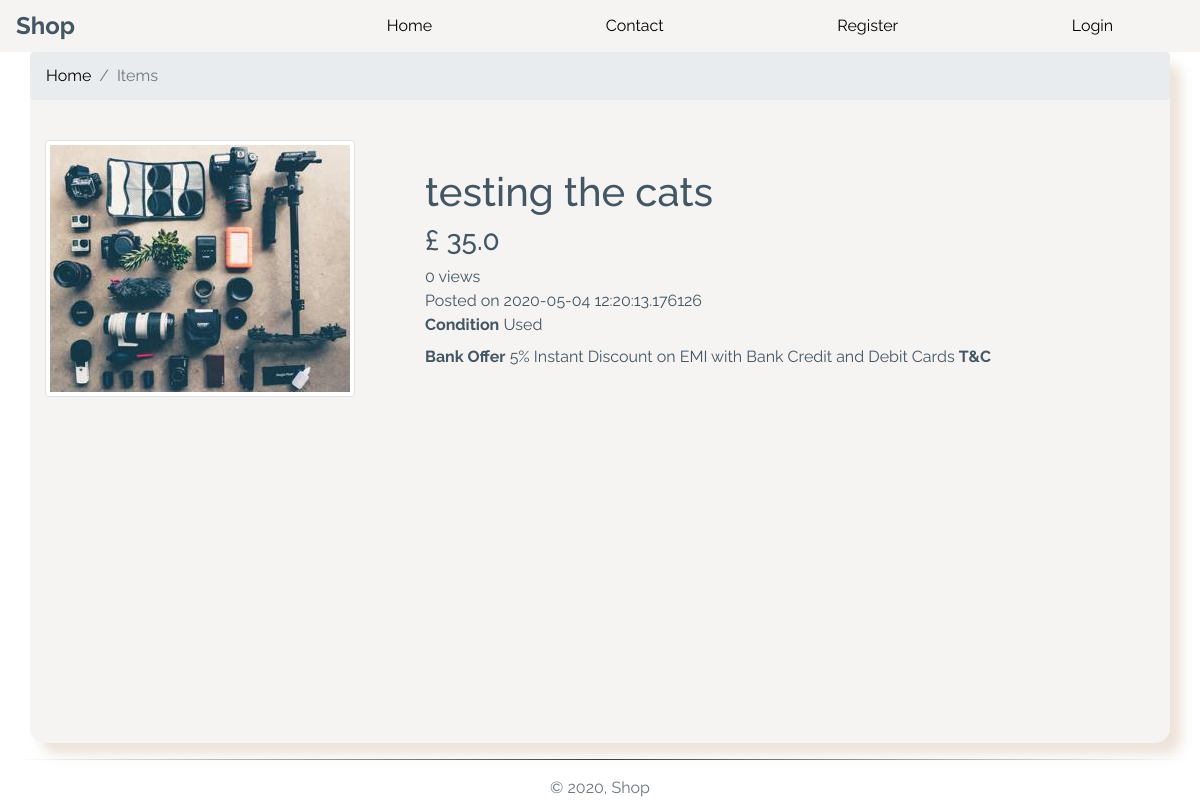
The page /item/11 on the database its author committed.
### app/models.py (models this page shows, shortened)
class Item(db.Model):
    __tablename__ = "items"
    id = db.Column(db.Integer, primary_key=True)
    title = db.Column(db.String(100), unique=False, nullable=False)
    description = db.Column(db.Text, unique=False, nullable=False)
    quantity = db.Column(db.Integer, unique=False, nullable=False, default=1)
    item_location = db.Column(db.String(50), unique=False, nullable=False)
    condition = db.Column(db.String(50), unique=False, nullable=False)
    price = db.Column(db.Float, unique=False, nullable=False)
    date_posted = db.Column(db.DateTime, default=datetime.now)
    item_views = db.Column(db.Integer, default=0)
    image_file = db.Column(db.String(80), nullable=False,
                           default='default-item.jpg')
    sold = db.Column(db.Boolean, default=False)
    terms = db.Column(db.Boolean, default=True)
    owner_id = db.Column(db.Integer, db.ForeignKey("users.id"))
    owner = db.relationship("User", back_populates="items")
    category_id = db.Column(db.Integer, db.ForeignKey("categories.id"))
    category = db.relationship("Category", back_populates="item_cat")

### app/routes.py (the view)
@app.route("/item/<item_id>", methods=["GET", "POST"])
def item(item_id):
    item = Item.query.filter_by(id=item_id).first_or_404()
    image_file = url_for('static', filename='img/items/' + item.image_file)
    return render_template("item_details.html", title="Item Details", item=item, image_file=image_file)

### app/routes.py (called while the page is built)
@app.before_request
def before_request():
    if current_user.is_authenticated:
        current_user.last_seen = datetime.utcnow()
        db.session.commit()

### app/templates/item_details.html
{% extends "layout.html" %}
{% block content %}
<div id="item" class="container h-100">
	<div class="row">
		<div class="col-12">
			<div class="row">
				<div class="header-navigation col-12">
					<nav>
						<ol class="breadcrumb">
							<li class="breadcrumb-item"><a href="{{url_for("index")}}">Home</a></li>
							<li class="breadcrumb-item active" aria-current="page">Items</li>
						</ol>
					</nav>
				</div>
			</div>
			<div class="row mt-4 justify-content-center align-items-center">
				<div class="col-md-4" aria-labelledby="item-picture">
					<img class="img-fluid img-thumbnail " src="{{image_file}}" />
				</div>
				<div class="col-md-8">
					<h1>
						{{item.title}}
					</h1>
					<h3>
						£ {{item.price}}
					</h3>
					<p>
						{{item.item_views}} views
					</p>
					<p mt-3>
						Posted on {{item.date_posted}}
					</p>
					<ul>
						<li class="pb-2"><b>Condition</b> {{item.condition}}</li>
						<li><b>Bank Offer</b> 5% Instant Discount on EMI with Bank Credit and Debit Cards <b>T&C</b></li>
					</ul>
				</div>
			</div>
		</div>
	</div>
</div>
{% endblock content %}

### app/static/css/styles.css (style rules this page uses)
:root { --main-color: #fff; --second-color: #425664; --third-color: #f6f4f2; --fourth-color: #c6ad8f; }
*, *::before, *::after { margin: 0; padding: 0; box-sizing: border-box; list-style: none; text-decoration: none; }
body, html { background: var(--main-color); min-height: 100vh; width: 100%; color: var(--second-color); font-family: "Raleway", sans-serif; }
a { color: black; text-decoration: none; cursor: pointer; }
ul { margin: 0; }
P { margin: 0; padding: 0; }
.container { background-color: var(--third-color); box-shadow: 0.7rem 0.7rem 0.7rem rgba(198, 173, 143, 0.341); border-radius: 15px; }
.header-navigation { margin: 0; padding: 0; }

### rows shown on the page
Item: title "testing the cats", price "35.0", item_views "0", date_posted "2020-05-04 12:20:13.176126", condition "Used"
